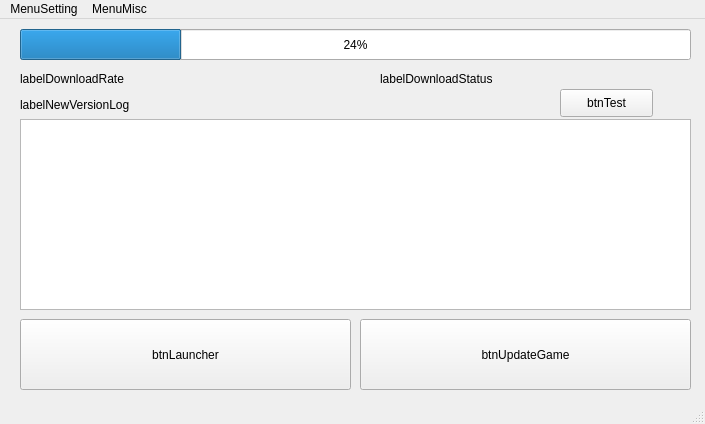
<?xml version="1.0" encoding="UTF-8"?>
<ui version="4.0">
 <class>MainWindow</class>
 <widget class="QMainWindow" name="MainWindow">
  <property name="geometry">
   <rect>
    <x>0</x>
    <y>0</y>
    <width>705</width>
    <height>424</height>
   </rect>
  </property>
  <property name="windowTitle">
   <string>MainWindow</string>
  </property>
  <property name="iconSize">
   <size>
    <width>192</width>
    <height>192</height>
   </size>
  </property>
  <widget class="QWidget" name="centralwidget">
   <widget class="QProgressBar" name="progressBar">
    <property name="geometry">
     <rect>
      <x>20</x>
      <y>10</y>
      <width>671</width>
      <height>31</height>
     </rect>
    </property>
    <property name="value">
     <number>24</number>
    </property>
   </widget>
   <widget class="QPushButton" name="btnLauncher">
    <property name="geometry">
     <rect>
      <x>20</x>
      <y>300</y>
      <width>331</width>
      <height>71</height>
     </rect>
    </property>
    <property name="text">
     <string>btnLauncher</string>
    </property>
   </widget>
   <widget class="QLabel" name="labelNewVersionLog">
    <property name="geometry">
     <rect>
      <x>20</x>
      <y>70</y>
      <width>161</width>
      <height>31</height>
     </rect>
    </property>
    <property name="text">
     <string>labelNewVersionLog</string>
    </property>
   </widget>
   <widget class="QTextEdit" name="textEdit">
    <property name="geometry">
     <rect>
      <x>20</x>
      <y>100</y>
      <width>671</width>
      <height>191</height>
     </rect>
    </property>
    <property name="readOnly">
     <bool>true</bool>
    </property>
   </widget>
   <widget class="QLabel" name="labelDownloadRate">
    <property name="geometry">
     <rect>
      <x>20</x>
      <y>50</y>
      <width>341</width>
      <height>19</height>
     </rect>
    </property>
    <property name="text">
     <string>labelDownloadRate</string>
    </property>
   </widget>
   <widget class="QLabel" name="labelDownloadStatus">
    <property name="geometry">
     <rect>
      <x>380</x>
      <y>50</y>
      <width>311</width>
      <height>20</height>
     </rect>
    </property>
    <property name="text">
     <string>labelDownloadStatus</string>
    </property>
   </widget>
   <widget class="QPushButton" name="btnUpdateGame">
    <property name="geometry">
     <rect>
      <x>360</x>
      <y>300</y>
      <width>331</width>
      <height>71</height>
     </rect>
    </property>
    <property name="text">
     <string>btnUpdateGame</string>
    </property>
   </widget>
   <widget class="QPushButton" name="btnTest">
    <property name="geometry">
     <rect>
      <x>560</x>
      <y>70</y>
      <width>93</width>
      <height>28</height>
     </rect>
    </property>
    <property name="text">
     <string>btnTest</string>
    </property>
   </widget>
  </widget>
  <widget class="QMenuBar" name="menubar">
   <property name="geometry">
    <rect>
     <x>0</x>
     <y>0</y>
     <width>705</width>
     <height>25</height>
    </rect>
   </property>
   <widget class="QMenu" name="menuSetting">
    <property name="title">
     <string>MenuSetting</string>
    </property>
    <addaction name="actionAutoLaunchGame"/>
    <addaction name="actionAutoUpdateGame"/>
    <addaction name="actionAutoUpdateLauncher"/>
   </widget>
   <widget class="QMenu" name="menuMisc">
    <property name="title">
     <string>MenuMisc</string>
    </property>
    <addaction name="actionAbout"/>
   </widget>
   <addaction name="menuSetting"/>
   <addaction name="menuMisc"/>
  </widget>
  <widget class="QStatusBar" name="statusbar"/>
  <action name="actionAutoLaunchGame">
   <property name="text">
    <string>MenuActionAutoLaunchGame</string>
   </property>
  </action>
  <action name="actionAutoUpdateGame">
   <property name="text">
    <string>MenuActionAutoUpdateGame</string>
   </property>
  </action>
  <action name="actionAbout">
   <property name="text">
    <string>MenuActionAbout</string>
   </property>
  </action>
  <action name="actionAutoUpdateLauncher">
   <property name="text">
    <string>MenuActionAutoUpdateLauncher</string>
   </property>
  </action>
 </widget>
 <resources/>
 <connections/>
</ui>
